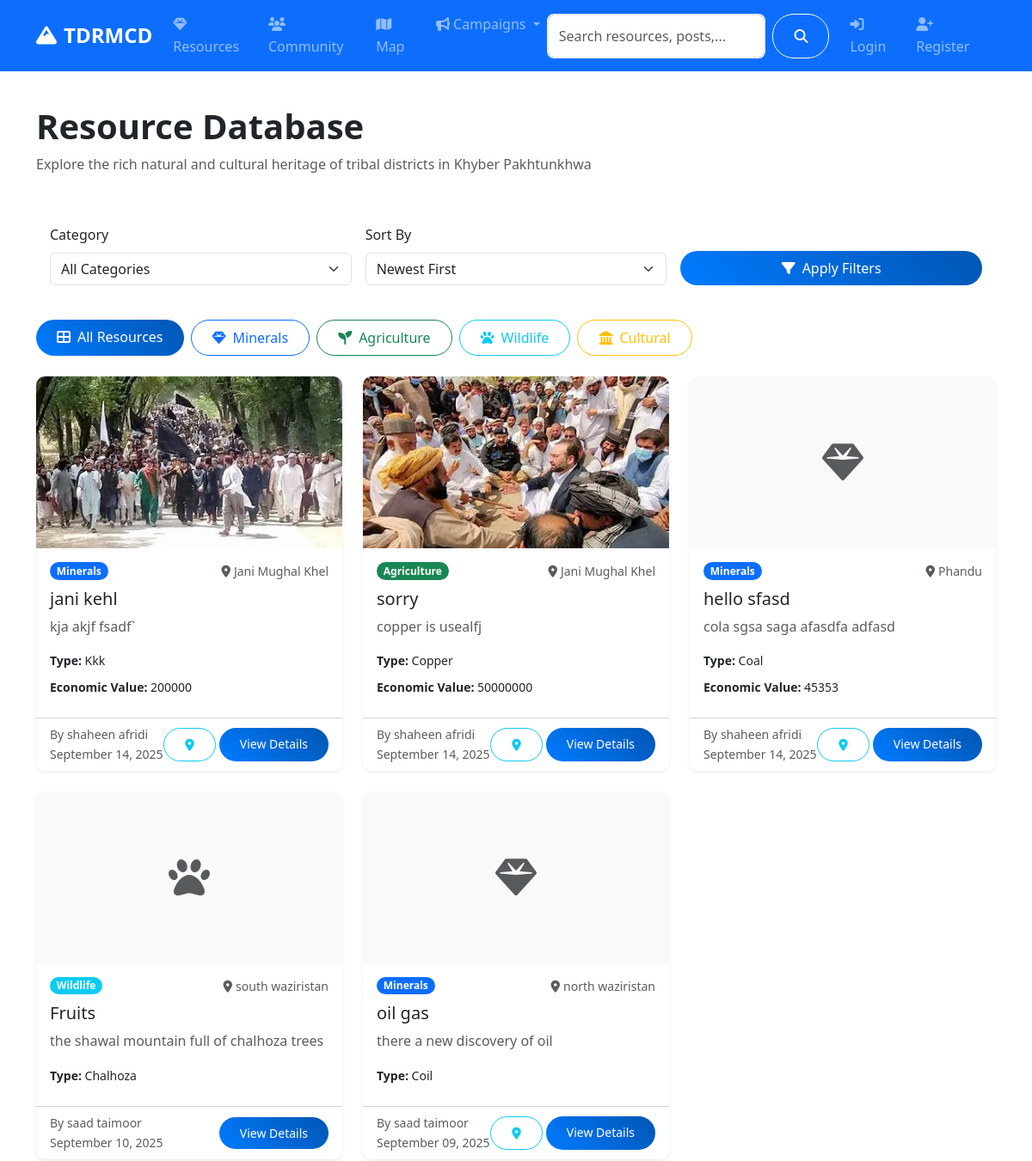
The app's page /resources/ (upper part), older data.
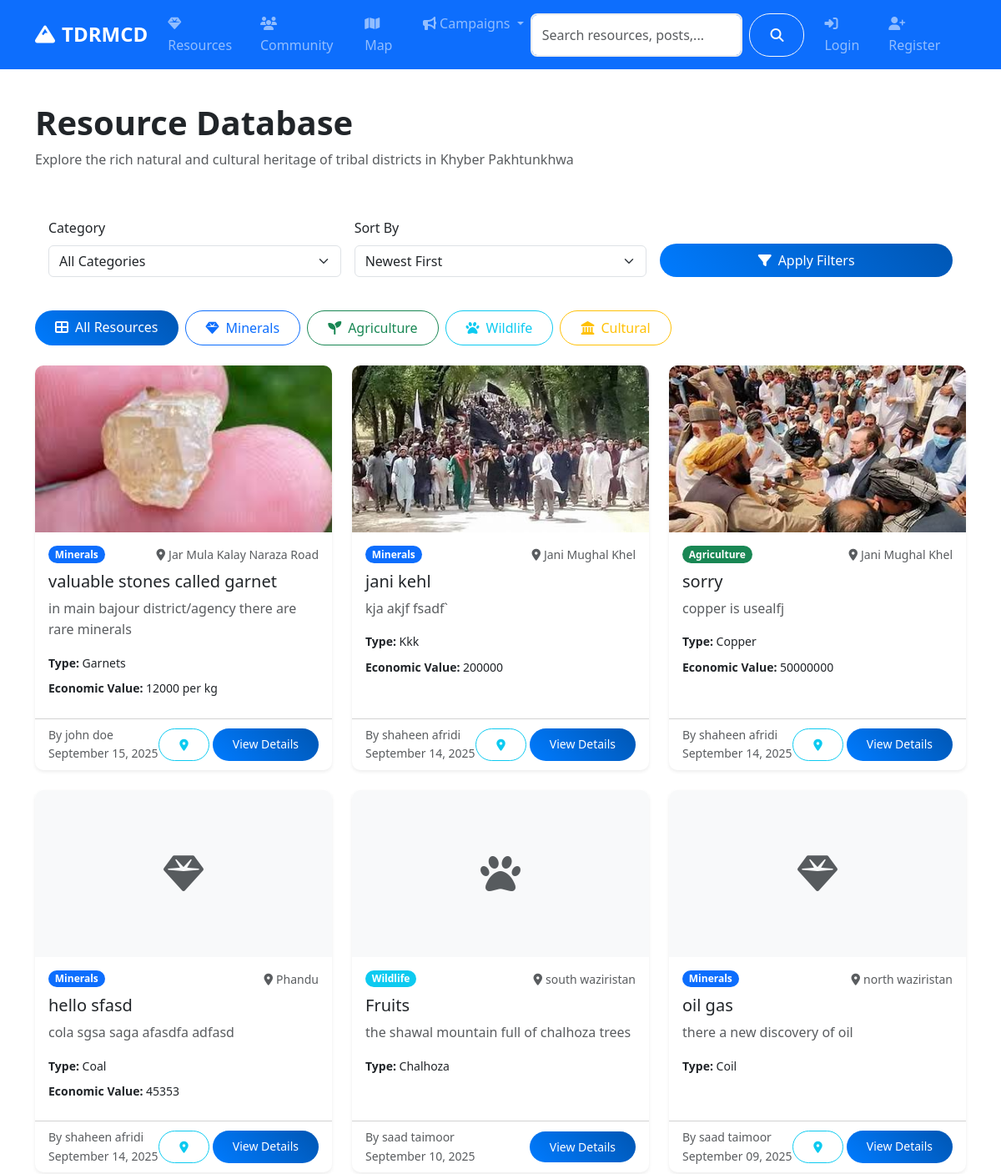
The same page, newer data.
### models.py (models this page shows, shortened)
class Resource(db.Model):
    id = db.Column(db.Integer, primary_key=True)
    title = db.Column(db.String(200), nullable=False)
    description = db.Column(db.Text, nullable=False)
    category = db.Column(db.String(50), nullable=False)  # minerals, agriculture, wildlife, cultural
    subcategory = db.Column(db.String(50))  # gas, copper, coal, wheat, etc.
    location = db.Column(db.String(200))
    latitude = db.Column(db.Float)
    longitude = db.Column(db.Float)
    economic_value = db.Column(db.String(100))
    sustainability_info = db.Column(db.Text)
    image_url = db.Column(db.String(200))
    attachment_filename = db.Column(db.String(200))  # Stored filename
    attachment_original_name = db.Column(db.String(200))  # Original filename
    attachment_file_type = db.Column(db.String(50))  # File extension
    attachment_file_size = db.Column(db.Integer)  # File size in bytes
    attachment_reference = db.Column(db.Text)  # Required reference for validation
    status = db.Column(db.String(20), default='active')  # active, inactive, under_review
    author_id = db.Column(db.Integer, db.ForeignKey('user.id'), nullable=False)
    created_at = db.Column(db.DateTime, default=datetime.utcnow)
    updated_at = db.Column(db.DateTime, default=datetime.utcnow, onupdate=datetime.utcnow)

class User(UserMixin, db.Model):
    id = db.Column(db.Integer, primary_key=True)
    username = db.Column(db.String(80), unique=True, nullable=False)
    email = db.Column(db.String(120), unique=True, nullable=False)
    password_hash = db.Column(db.String(120), nullable=False)
    first_name = db.Column(db.String(50), nullable=False)
    last_name = db.Column(db.String(50), nullable=False)
    role = db.Column(db.String(20), default='user')  # user, admin, researcher
    location = db.Column(db.String(100))
    bio = db.Column(db.Text)
    avatar = db.Column(db.String(200), default='default.jpg')
    is_active = db.Column(db.Boolean, default=True)
    created_at = db.Column(db.DateTime, default=datetime.utcnow)
    last_seen = db.Column(db.DateTime, default=datetime.utcnow)
    resources = db.relationship('Resource', backref='author', lazy='dynamic')
    posts = db.relationship('CommunityPost', backref='author', lazy='dynamic')
    chat_messages = db.relationship('ChatMessage', backref='sender', lazy='dynamic')
    file_submissions = db.relationship(
        'FileSubmission',
        foreign_keys='FileSubmission.submitter_id',
        backref='submitter',
        lazy='dynamic'
    )
    reviewed_submissions = db.relationship(
        'FileSubmission',
        foreign_keys='FileSubmission.reviewed_by',
        backref='reviewer_user',
        lazy='dynamic'
    )
    notifications = db.relationship('Notification', backref='user', lazy='dynamic')
    def get_full_name(self):
        return f"{self.first_name} {self.last_name}"

### routes/resources.py (the view)
@resources_bp.route('/')
def index():
    page = request.args.get('page', 1, type=int)
    category = request.args.get('category', 'all')
    sort_by = request.args.get('sort', 'newest')
    query = Resource.query.filter_by(status='active')
    if category != 'all':
        query = query.filter_by(category=category)
    if sort_by == 'newest':
        query = query.order_by(Resource.created_at.desc())
    elif sort_by == 'oldest':
        query = query.order_by(Resource.created_at.asc())
    elif sort_by == 'title':
        query = query.order_by(Resource.title.asc())
    resources = query.paginate(
        page=page, per_page=12, error_out=False
    )
    categories = db.session.query(Resource.category).distinct().all()
    categories = [cat[0] for cat in categories]
    return render_template('resources/index.html',
                         resources=resources,
                         categories=categories,
                         current_category=category,
                         current_sort=sort_by)

### templates/resources/index.html (shortened to what the changed rows need)
{% extends "base.html" %}
{% block content %}
<div class="container py-4">
    <div class="row mb-4">
        <div class="col-md-8">
            <h1 class="fw-bold">Resource Database</h1>
        </div>
    </div>
    <div class="row">
        {% if resources.items %}
            {% for resource in resources.items %}
            <div class="col-lg-4 col-md-6 mb-4">
                <div class="card resource-card h-100 shadow-sm">
                    {% if resource.image_url %}
                    <img src="{{ url_for('serve_uploaded_file', subdir='resources', filename=resource.image_url.split('/')[-1]) }}"
                         class="card-img-top" alt="{{ resource.title }}" style="height: 200px; object-fit: cover;">
                    {% else %}
                    <div class="card-img-top bg-light d-flex align-items-center justify-content-center" style="height: 200px;">
                        <i class="fas fa-{{ 'gem' if resource.category == 'minerals' else 'seedling' if resource.category == 'agriculture' else 'paw' if resource.category == 'wildlife' else 'landmark' }} fa-3x text-muted"></i>
                    </div>
                    {% endif %}
                    <div class="card-body">
                        <div class="d-flex justify-content-between align-items-start mb-2">
                            <span class="badge bg-{{ 'primary' if resource.category == 'minerals' else 'success' if resource.category == 'agriculture' else 'info' if resource.category == 'wildlife' else 'warning' }}">
                                {{ resource.category.title() }}
                            </span>
                            {% if resource.location %}
                            <small class="text-muted">
                                <i class="fas fa-map-marker-alt me-1"></i>{{ resource.location }}
                            </small>
                            {% endif %}
                        </div>
                        <h5 class="card-title">{{ resource.title }}</h5>
                        <p class="card-text text-muted">
                            {{ resource.description[:100] }}{% if resource.description|length > 100 %}...{% endif %}
                        </p>
                        {% if resource.subcategory %}
                        <p class="small mb-2">
                            <strong>Type:</strong> {{ resource.subcategory.title() }}
                        </p>
                        {% endif %}
                        {% if resource.economic_value %}
                        <p class="small mb-2">
                            <strong>Economic Value:</strong> {{ resource.economic_value }}
                        </p>
                        {% endif %}
                    </div>
                    <div class="card-footer bg-transparent">
                        <div class="d-flex justify-content-between align-items-center">
                            <small class="text-muted">
                                By {{ resource.author.get_full_name() }}
                                <br>{{ resource.created_at.strftime('%B %d, %Y') }}
                            </small>
                            <div class="d-flex gap-1">
                                {% if resource.latitude and resource.longitude %}
                                <button class="btn btn-sm btn-outline-info"
                                        onclick="showOnMap({{ resource.latitude }}, {{ resource.longitude }}, '{{ resource.title }}')"
                                        data-bs-toggle="tooltip" title="Show on Map">
                                    <i class="fas fa-map-marker-alt"></i>
                                </button>
                                {% endif %}
                                <a href="{{ url_for('resources.detail', id=resource.id) }}"
                                   class="btn btn-sm btn-primary">
                                    View Details
                                </a>
                            </div>
                        </div>
                    </div>
                </div>
            </div>
            {% endfor %}
        {% endif %}
    </div>
</div>
{% endblock %}

Row changes from the older to the newer data that the page shows:
added Resource: image_url (picture), category "Minerals", location "Jar Mula Kalay Naraza Road", title "valuable stones called garnet", description "in main bajour district/agency there are rare minerals", subcategory "Garnets", economic_value "12000 per kg", author.get_full_name "john doe", created_at "September 15, 2025"
